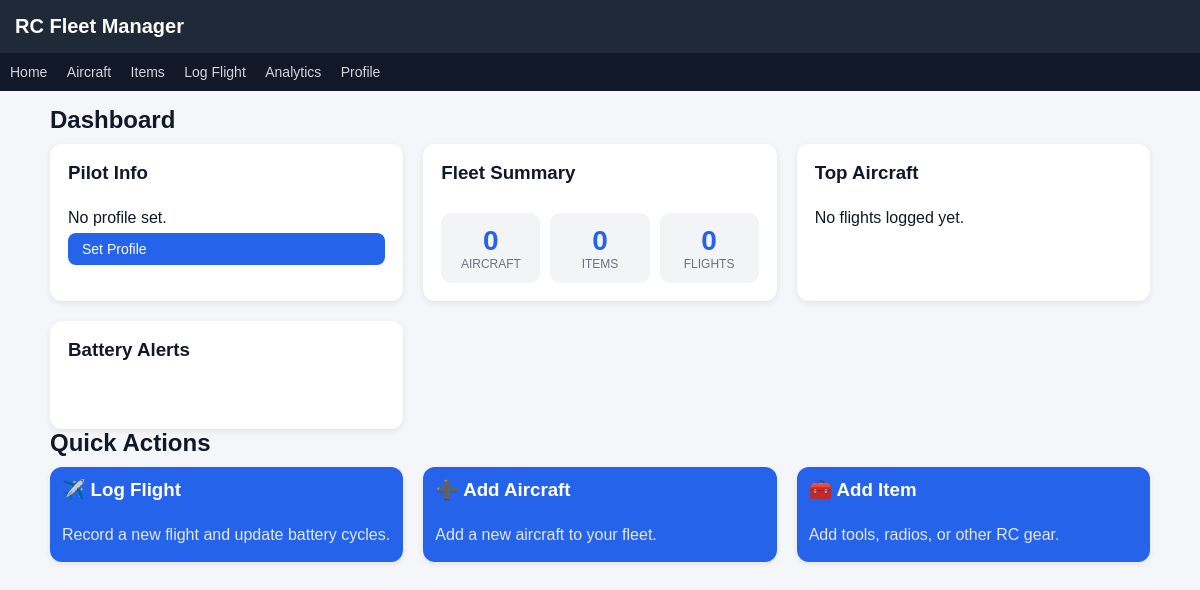
Before: / with the older database file.
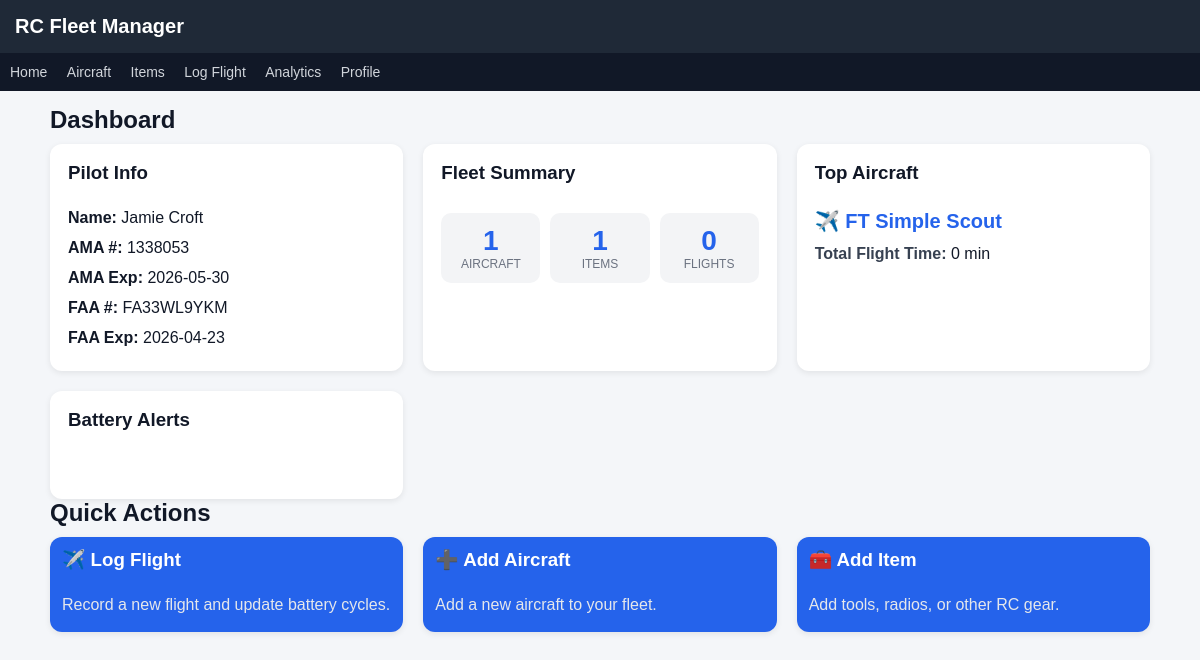
After: the same page with the newer database file.
### tables this page shows
CREATE TABLE pilot_profile (
        id INTEGER PRIMARY KEY,
        name TEXT,
        ama_number TEXT,
        ama_expiration TEXT,
        faa_number TEXT,
        faa_expiration TEXT
    );

CREATE TABLE aircraft (
        id INTEGER PRIMARY KEY,
        manufacturer TEXT,
        model TEXT,
        name TEXT NOT NULL,
        type TEXT,
        default_battery_id INTEGER,
        notes TEXT
    );

### app.py (the view)
@app.route("/")
def home():
    db = get_db()
    aircraft_count = db.execute("SELECT COUNT(*) FROM aircraft").fetchone()[0]
    flight_count = db.execute("SELECT COUNT(*) FROM flights").fetchone()[0]
    total_minutes = db.execute("SELECT SUM(minutes) FROM flights").fetchone()[0] or 0
    item_count = db.execute("SELECT COUNT(*) FROM items").fetchone()[0]
    batteries = db.execute("SELECT * FROM batteries ORDER BY name").fetchall()
    top_aircraft = db.execute("""
        SELECT a.*, COALESCE(SUM(f.minutes), 0) AS total_minutes
        FROM aircraft a
        LEFT JOIN flights f ON a.id = f.aircraft_id
        GROUP BY a.id
        ORDER BY total_minutes DESC
        LIMIT 1
    """).fetchone()
    pilot = db.execute("SELECT * FROM pilot_profile WHERE id=1").fetchone()
    return render_template(
        "home.html",
        aircraft_count=aircraft_count,
        item_count=item_count,
        flight_count=flight_count,
        top_aircraft=top_aircraft,
        batteries=batteries,
        pilot=pilot
    )

### app.py (called while the page is built)
@app.before_request
def initialize_app():
    global sync_done
    if not sync_done:
        sync_battery_items()
        sync_done = True

### database.py (called while the page is built)
def get_db():
    conn = sqlite3.connect("rc_fleet.db")
    conn.row_factory = sqlite3.Row
    return conn

### templates/home.html (shortened to what this page needs)
{% extends "base.html" %}
{% block content %}
<h2>Dashboard</h2>
<div class="grid">
<div class="card">
<h3>Pilot Info</h3>
{% if pilot and pilot.name %}
<p><b>Name:</b> {{ pilot.name }}</p>
<p><b>AMA #:</b> {{ pilot.ama_number }}</p>
{% if pilot.ama_expiration %}
<p><b>AMA Exp:</b> {{ pilot.ama_expiration }}</p>
{% endif %}
<p><b>FAA #:</b> {{ pilot.faa_number }}</p>
{% if pilot.faa_expiration %}
<p><b>FAA Exp:</b> {{ pilot.faa_expiration }}</p>
{% endif %}
{% else %}
<p>No profile set.</p>
<a class="btn" href="/profile">Set Profile</a>
{% endif %}
</div>
<div class="card">
<h3>Fleet Summary</h3>
<div class="stats">
<div class="stat">
<div class="stat-number">{{ aircraft_count }}</div>
<div class="stat-label">Aircraft</div>
</div>
<div class="stat">
<div class="stat-number">{{ item_count }}</div>
<div class="stat-label">Items</div>
</div>
<div class="stat">
<div class="stat-number">{{ flight_count }}</div>
<div class="stat-label">Flights</div>
</div>
</div>
</div>
<div class="card">
<h3>Top Aircraft</h3>
{% if top_aircraft and top_aircraft.name %}
<p class="top-aircraft-name">✈️ {{ top_aircraft.name }}</p>
<p>
<strong>Total Flight Time:</strong>
{{ top_aircraft.total_minutes }} min
</p>
{% else %}
<p>No flights logged yet.</p>
{% endif %}
</div>
<div class="card">
<h3>Battery Alerts</h3>
</div>
</div>
<h2>Quick Actions</h2>
<div class="grid">
<a class="card-link" href="/log_flight">
<div class="card action-card">
<h3>✈️ Log Flight</h3>
<p>Record a new flight and update battery cycles.</p>
</div>
</a>
<a class="card-link" href="/add_aircraft">
<div class="card action-card">
<h3>➕ Add Aircraft</h3>
<p>Add a new aircraft to your fleet.</p>
</div>
</a>
<a class="card-link" href="/add_item">
<div class="card action-card">
<h3>🧰 Add Item</h3>
<p>Add tools, radios, or other RC gear.</p>
</div>
</a>
</div>
{% endblock %}

### templates/base.html (shortened to what this page needs)
<!DOCTYPE html>
<html>
<head>
<link rel="stylesheet" href="/static/style.css">
</head>
<body>
<h1>RC Fleet Manager</h1>
<nav>
<a href="/">Home</a>
<a href="/aircraft">Aircraft</a>
<a href="/items">Items</a>
<a href="/log_flight">Log Flight</a>
<a href="/analytics">Analytics</a>
<a href="/profile">Profile</a>
</nav>
<div class="container">
{% block content %}
{% endblock %}
</div>
</body>
</html>

### static/style.css (style rules this page uses)
body { font-family: Arial, sans-serif; margin: 0; background: #f4f6f9; color: #111827; }
h1 { margin: 0; padding: 15px; background: #1f2937; color: white; font-size: 20px; }
.container h1, .container h2 { margin-top: 0; }
h2 { margin-bottom: 10px; margin-top: 20px; }
h3 { margin-top: 0; }
nav { background: #111827; padding: 10px; }
nav a { color: #d1d5db; margin-right: 15px; text-decoration: none; font-size: 14px; }
.container { padding: 15px; max-width: 1100px; margin: auto; }
.grid { display: grid; grid-template-columns: repeat(auto-fill, minmax(300px, 1fr)); gap: 20px; }
.card-link { text-decoration: none; color: inherit; display: contents; }
.card { background: white; padding: 18px; border-radius: 12px; box-shadow: 0 2px 6px rgba(0,0,0,0.08); position: relative; transition: 0.15s; display: flex; flex-direction: column; }
.card p { margin: 6px 0; }
.card strong { color: #374151; }
.action-card { background: #2563eb; color: white; padding: 12px; }
.action-card h3 { color: white; }
.action-card p { color: #e5e7eb; }
.stats { display: flex; gap: 10px; margin-top: 10px; }
.stat { flex: 1; background: #f3f4f6; border-radius: 10px; padding: 12px; text-align: center; }
.stat-number { font-size: 28px; font-weight: bold; color: #2563eb; }
.stat-label { font-size: 12px; color: #6b7280; text-transform: uppercase; }
.top-aircraft-name { font-size: 20px; font-weight: bold; color: #2563eb; margin: 10px 0; }

Changed rows visible on the page:
added pilot_profile: name "Jamie Croft", ama_number "1338053", ama_expiration "2026-05-30", faa_number "FA33WL9YKM", faa_expiration "2026-04-23"
added aircraft: name "FT Simple Scout"
Other visible differences:
{{ aircraft_count }}: "0" → "1"
{{ item_count }}: "0" → "1"
{{ top_aircraft.total_minutes }}: (not shown) → "0"
text no longer shown: "No profile set. Set Profile No flights logged yet."
text now shown: "Name: AMA #: AMA Exp: FAA #: FAA Exp: ✈️ Total Flight Time: min"
